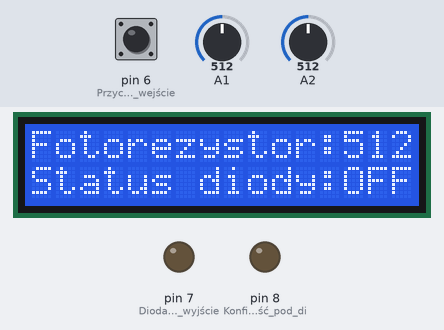
Simulated run of this sketch. Board: Arduino Uno, built with avr-gcc and run on an emulated ATmega328P. Parts: 16×2 character LCD, output pins drawn as LEDs (lit = HIGH). Inputs (shaded band) come from the test bench; at power-on: A1 = 512, pin 6 (Przycisk_jako_wejście) HIGH, A2 = 512. What the sketch prints to the serial monitor is not drawn.

Above: at 1.3 s.
1.4 s: A1 set to 527
At 2.2 s:
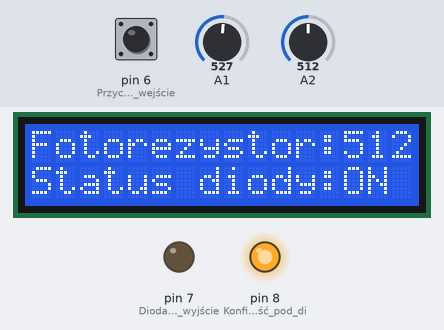
2.9 s: pin 6 (Przycisk_jako_wejście) pulled LOW for 0.15 s
At 3.01 s:
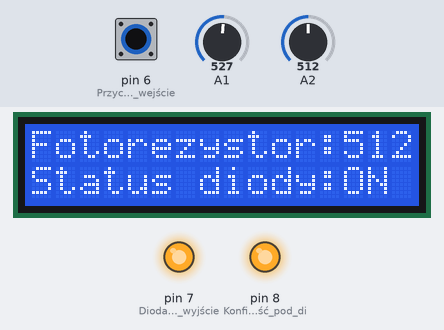
4.5 s: A2 set to 538
At 5.3 s:
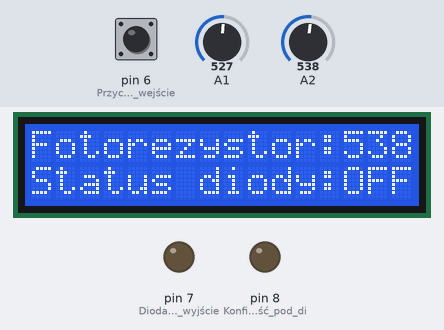
6.0 s: pin 6 (Przycisk_jako_wejście) pulled LOW for 1 s
At 6.8 s:
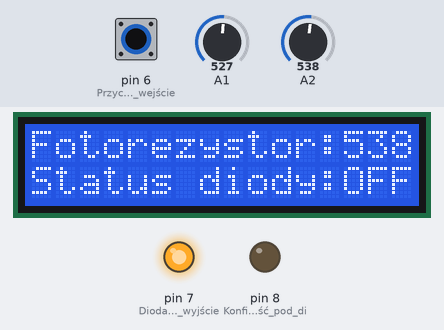
8.5 s: A2 set to 511
At 8.9 s:
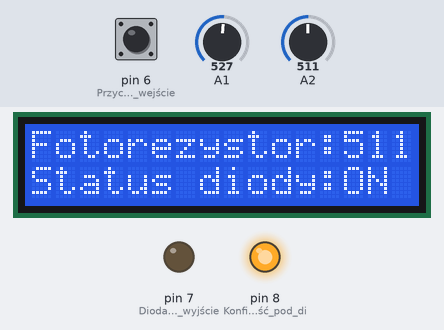
10.0 s: A1 set to 511
At 11.0 s:
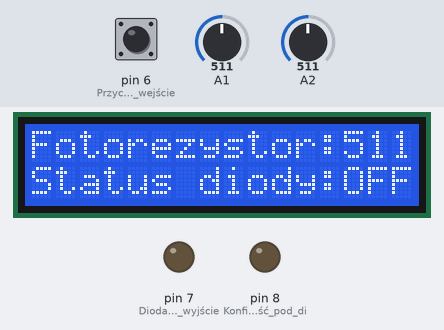
Timing chart, 0 to 12.5 s (numbered marks = the images above; inputs shaded):
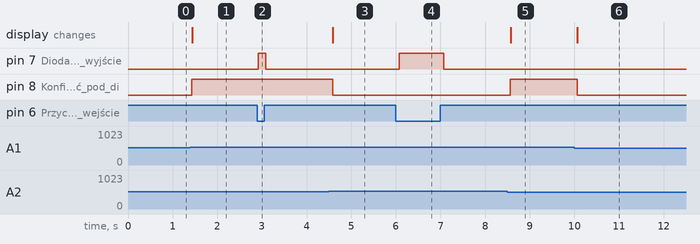

Measured:
- the behaviour switches between 512 and 513 on A1 (found by bisection; images 0 and 1)
- the behaviour switches between 526 and 527 on A2 (found by bisection; images 2 and 3)
- after the input at 1.4 s, pin 8 (Konfiguracja_wyjść_pod_di): LOW → HIGH at once; the display: changes at once (image 1)
- after the input at 2.9 s, pin 7 (Dioda_jako_wyjście): LOW → HIGH at once, → LOW 0.17 s later
- after the input at 4.5 s, pin 8 (Konfiguracja_wyjść_pod_di): HIGH → LOW after 0.08 s; the display: changes after 0.09 s (image 3)
- after the input at 6.0 s, pin 7 (Dioda_jako_wyjście): LOW → HIGH after 0.08 s, → LOW 1.0 s later
- after the input at 8.5 s, pin 8 (Konfiguracja_wyjść_pod_di): LOW → HIGH after 0.07 s; the display: changes after 0.07 s (image 5)
- after the input at 10.0 s, pin 8 (Konfiguracja_wyjść_pod_di): HIGH → LOW after 0.06 s; the display: changes after 0.07 s (image 6)

The sketch:

Blink.ino
```cpp
#include <LiquidCrystal_I2C.h>
LiquidCrystal_I2C lcd(0x27,16,2);
int odczytanaWartosc = 0; //Zmienna do przechowywania odczytu ADC
int prog = 0; //Próg włączenia światła - ustawiany potencjometrem
void setup() {
  lcd.init();
  lcd.clear();
  lcd.backlight();
  pinMode(8, OUTPUT); //Konfiguracja wyjść pod diodę LED
  Serial.begin(9600); //Ustawienie prędkości transmisji
  lcd.setCursor(0,0);
  lcd.print("Fotorezystor: ");
  lcd.setCursor(0,1);
  lcd.print("Status diody: ");
  lcd.setCursor(13,0);
  lcd.print(odczytanaWartosc);
  lcd.setCursor(13,1);
  lcd.print("OFF");

  pinMode(7, OUTPUT); //Dioda jako wyjście
  pinMode(6, INPUT_PULLUP); //Przycisk jako wejście
  digitalWrite(7, LOW); //Wyłączenie diody
}

void loop() {

  if (digitalRead(6) == LOW) { //Jeśli przycisk wciśnięty
    digitalWrite(7, HIGH); //Włącz diodę
  } else { //Jeśli warunek nie został spełniony (przycisk nie jest wciśnięty)
    digitalWrite(7, LOW); //Wyłącz diodę
  }
  odczytanaWartosc = analogRead(A2);//Odczytanie wartości z ADC
  prog = analogRead(A1);//Odczytanie wartości z ADC
  Serial.print(odczytanaWartosc);
  Serial.print("/");
  Serial.println(prog);
  if (odczytanaWartosc < prog) { //Czy jest ciemniej od ustawionego progu?
     digitalWrite(8, HIGH);//Włączenie diody
      lcd.setCursor(13,1);
  lcd.print("ON ");
  } else {
     digitalWrite(8, LOW);//Wyłączenie diody
      lcd.setCursor(13,1);
  lcd.print("OFF");
  }
   lcd.setCursor(13,0);
  lcd.print(odczytanaWartosc);
  if(odczytanaWartosc<100){
  lcd.setCursor(15,0);
  lcd.print(" ");
  }
  delay(75);
}
```
